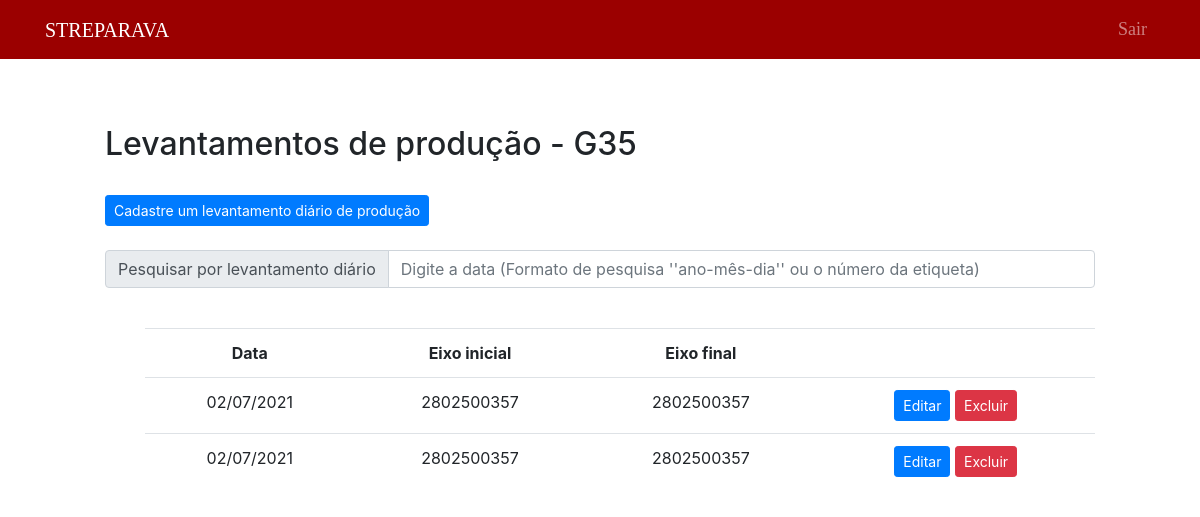
Screenshot of /public/final35/listFinal35.php (signed in) with the database file from the repository.
### tables this page shows
CREATE TABLE `levantamento35f` (
  `id_levantamento35` int(11) NOT NULL,
  `data` date NOT NULL,
  `prod7` int(11) NOT NULL,
  `t7` int(11) NOT NULL,
  `obs7` text NOT NULL,
  `prod8` int(11) NOT NULL,
  `t8` int(11) NOT NULL,
  `obs8` text NOT NULL,
  `prod9` int(11) NOT NULL,
  `t9` int(11) NOT NULL,
  `obs9` text NOT NULL,
  `prod10` int(11) NOT NULL,
  `t10` int(11) NOT NULL,
  `obs10` text NOT NULL,
  `prod11` int(11) NOT NULL,
  `t11` int(11) NOT NULL,
  `obs11` text NOT NULL,
  `prod12` int(11) NOT NULL,
  `t12` int(11) NOT NULL,
  `obs12` text NOT NULL,
  `prod13` int(11) NOT NULL,
  `t13` int(11) NOT NULL,
  `obs13` text NOT NULL,
  `prod14` int(11) NOT NULL,
  `t14` int(11) NOT NULL,
  `obs14` text NOT NULL,
  `prod15` int(11) NOT NULL,
  `t15` int(11) NOT NULL,
  `obs15` text NOT NULL,
  `prod16` int(11) NOT NULL,
  `t16` int(11) NOT NULL,
  `obs16` text NOT NULL,
  `total` int(11) NOT NULL,
  `tempo_total` int(11) NOT NULL,
  `etiqueta1` bigint(20) NOT NULL,
  `etiqueta2` bigint(20) NOT NULL
);

### public/final35/listFinal35NoSearch.php (the view, shortened to what this page needs)
<?php
include("../../data/connection.php");
$sql = "SELECT *, DATE_FORMAT(data,'%d/%m/%Y') as datas FROM levantamento35f order by data DESC";
$dadosLevantamento35 = $connection->query($sql);
if ($dadosLevantamento35->num_rows > 0) {
?>
    <div style="margin-left: 100px; margin-right: 100px;">
        <br>
        <table class="table" style="text-align: center;">
            <tr>
                <th>Data</th>
                <th>Eixo inicial</th>
                <th>Eixo final</th>
                <th></th>
            </tr>
            <?php
            while ($exibir = $dadosLevantamento35->fetch_assoc()) {
            ?>
                <tr>
                    <td><?php echo $exibir["datas"] ?></td>
                    <td><?php echo $exibir["etiqueta1"] ?></td>
                    <td><?php echo $exibir["etiqueta2"] ?></td>
                    <td>
                        <button type="button" class="btn btn-primary btn-sm">
                            <a href="editFinal35.php?id=<?php echo $exibir["id_levantamento35"] ?>" style="text-decoration: none; color: white">Editar</a>
                        </button>
                        <button type="submit" class="btn btn-danger btn-sm" formmethod="post">
                            <a href="deleteFinal35.php?id=<?php echo $exibir["id_levantamento35"] ?>" style="text-decoration: none; color: white"> Excluir </a>
                        </button>
                    </td>
                </tr>
            <?php
            }
            ?>
        </table>
    </div>
<?php
} else { ?>
    <div style="margin-left: 100px; margin-right: 100px;">
    <?php
    echo "Nenhum registro encontrado.";
}
    ?>

### public/Styles/main.css (style rules this page uses)
body { padding: 5px; }

### rows the page displays
levantamento35f: datas "02/07/2021", etiqueta1 "2802500357", etiqueta2 "2802500357"
levantamento35f: datas "02/07/2021", etiqueta1 "2802500357", etiqueta2 "2802500357"
